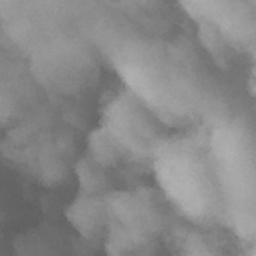
#> input picture clouds13.png, 256 x 256 px
$ python test.py
#> lines starting #> are read from the running program, lines starting #| are printed output that depends on the picture
import cv2
import numpy as np
import imregpoc
import math

def ChangeContrast(image,a):
  lut = [ np.uint8(255.0 / (1 + math.exp(-a * (i - 128.) / 255.))) for i in range(256)]
  result_image = np.array( [ lut[value] for value in image.flat], dtype=np.uint8 )
  result_image = result_image.reshape(image.shape)
  return result_image

def ChangeLight(image,a=1.2,b=15):
  lut = [ max(0,min(255,(np.uint8( a*i+b )))) for i in range(256)]
  result_image = np.array( [ lut[value] for value in image.flat], dtype=np.uint8 )
  result_image = result_image.reshape(image.shape)
  return result_image


from scipy import ndimage

#A=ndimage.rotate(cv2.imread('clouds13.png',0),270,reshape=False)
A=np.rot90(np.rot90(np.rot90(cv2.imread('clouds13.png',0))))
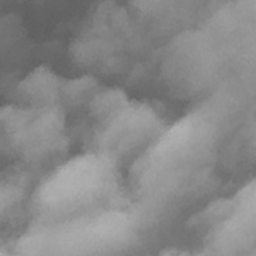
#> A: shape (256, 256); min 95, max 177, mean 136.1
B=cv2.imread('clouds37.png',0)
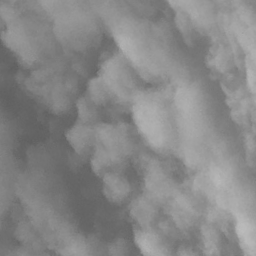
#> input picture clouds37.png, 256 x 256 px
#> B is the input picture: shape (256, 256); min 95, max 187, mean 135.1

A1=ChangeContrast(A,15)
#> in ChangeContrast, `result_image = result_image.reshape(image.shape)`:
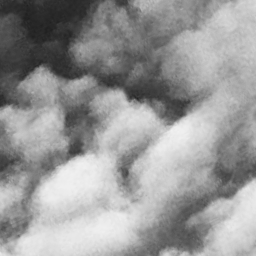
#> result_image: shape (256, 256); min 32, max 241, mean 151.7
A2=ChangeLight(A)
#> in ChangeLight, `result_image = result_image.reshape(image.shape)`:
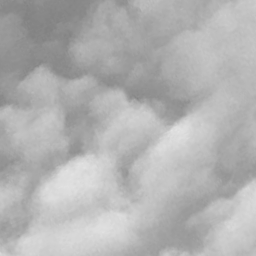
#> result_image: shape (256, 256); min 129, max 227, mean 177.9

cv2.imwrite('cloudsref.png',A1)

#> (the run stopped early here; a loop or call above may not have finished)
